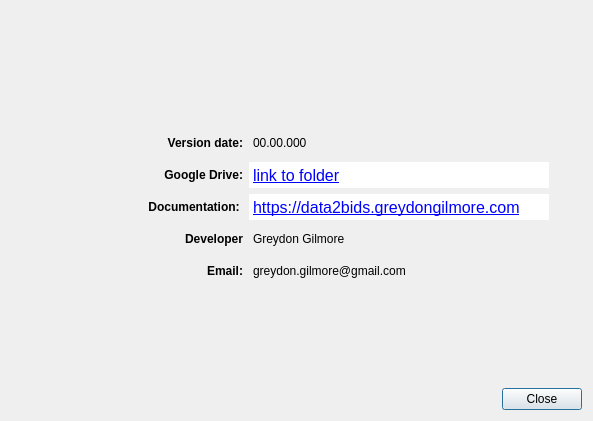
<?xml version="1.0" encoding="UTF-8"?>
<ui version="4.0">
 <class>Dialog</class>
 <widget class="QDialog" name="Dialog">
  <property name="geometry">
   <rect>
    <x>0</x>
    <y>0</y>
    <width>593</width>
    <height>421</height>
   </rect>
  </property>
  <property name="windowTitle">
   <string>Dialog</string>
  </property>
  <layout class="QGridLayout" name="gridLayout_2">
   <item row="3" column="0" alignment="Qt::AlignHCenter">
    <widget class="QWidget" name="widget" native="true">
     <layout class="QGridLayout" name="gridLayout">
      <item row="0" column="0">
       <widget class="QLabel" name="versionDate">
        <property name="sizePolicy">
         <sizepolicy hsizetype="MinimumExpanding" vsizetype="Preferred">
          <horstretch>0</horstretch>
          <verstretch>0</verstretch>
         </sizepolicy>
        </property>
        <property name="minimumSize">
         <size>
          <width>130</width>
          <height>26</height>
         </size>
        </property>
        <property name="maximumSize">
         <size>
          <width>16777215</width>
          <height>26</height>
         </size>
        </property>
        <property name="font">
         <font>
          <weight>75</weight>
          <bold>true</bold>
         </font>
        </property>
        <property name="styleSheet">
         <string notr="true"/>
        </property>
        <property name="text">
         <string>Version date:</string>
        </property>
        <property name="alignment">
         <set>Qt::AlignRight|Qt::AlignTrailing|Qt::AlignVCenter</set>
        </property>
       </widget>
      </item>
      <item row="0" column="1">
       <widget class="QLabel" name="versionDateEdit">
        <property name="sizePolicy">
         <sizepolicy hsizetype="MinimumExpanding" vsizetype="Preferred">
          <horstretch>0</horstretch>
          <verstretch>0</verstretch>
         </sizepolicy>
        </property>
        <property name="minimumSize">
         <size>
          <width>0</width>
          <height>26</height>
         </size>
        </property>
        <property name="maximumSize">
         <size>
          <width>16777215</width>
          <height>26</height>
         </size>
        </property>
        <property name="styleSheet">
         <string notr="true">margin-left:1px;</string>
        </property>
        <property name="text">
         <string>00.00.000</string>
        </property>
       </widget>
      </item>
      <item row="1" column="0">
       <widget class="QLabel" name="googleDrive">
        <property name="sizePolicy">
         <sizepolicy hsizetype="MinimumExpanding" vsizetype="Preferred">
          <horstretch>0</horstretch>
          <verstretch>0</verstretch>
         </sizepolicy>
        </property>
        <property name="minimumSize">
         <size>
          <width>130</width>
          <height>26</height>
         </size>
        </property>
        <property name="maximumSize">
         <size>
          <width>16777215</width>
          <height>26</height>
         </size>
        </property>
        <property name="font">
         <font>
          <weight>75</weight>
          <bold>true</bold>
         </font>
        </property>
        <property name="styleSheet">
         <string notr="true"/>
        </property>
        <property name="text">
         <string>Google Drive:</string>
        </property>
        <property name="alignment">
         <set>Qt::AlignRight|Qt::AlignTrailing|Qt::AlignVCenter</set>
        </property>
       </widget>
      </item>
      <item row="1" column="1">
       <widget class="QTextBrowser" name="googleDriveLink">
        <property name="sizePolicy">
         <sizepolicy hsizetype="MinimumExpanding" vsizetype="Fixed">
          <horstretch>0</horstretch>
          <verstretch>0</verstretch>
         </sizepolicy>
        </property>
        <property name="minimumSize">
         <size>
          <width>0</width>
          <height>26</height>
         </size>
        </property>
        <property name="maximumSize">
         <size>
          <width>16777215</width>
          <height>26</height>
         </size>
        </property>
        <property name="palette">
         <palette>
          <active>
           <colorrole role="WindowText">
            <brush brushstyle="SolidPattern">
             <color alpha="255">
              <red>0</red>
              <green>0</green>
              <blue>0</blue>
             </color>
            </brush>
           </colorrole>
           <colorrole role="Button">
            <brush brushstyle="SolidPattern">
             <color alpha="255">
              <red>239</red>
              <green>239</green>
              <blue>239</blue>
             </color>
            </brush>
           </colorrole>
           <colorrole role="Light">
            <brush brushstyle="SolidPattern">
             <color alpha="255">
              <red>255</red>
              <green>255</green>
              <blue>255</blue>
             </color>
            </brush>
           </colorrole>
           <colorrole role="Midlight">
            <brush brushstyle="SolidPattern">
             <color alpha="255">
              <red>247</red>
              <green>247</green>
              <blue>247</blue>
             </color>
            </brush>
           </colorrole>
           <colorrole role="Dark">
            <brush brushstyle="SolidPattern">
             <color alpha="255">
              <red>119</red>
              <green>119</green>
              <blue>119</blue>
             </color>
            </brush>
           </colorrole>
           <colorrole role="Mid">
            <brush brushstyle="SolidPattern">
             <color alpha="255">
              <red>159</red>
              <green>159</green>
              <blue>159</blue>
             </color>
            </brush>
           </colorrole>
           <colorrole role="Text">
            <brush brushstyle="SolidPattern">
             <color alpha="255">
              <red>0</red>
              <green>0</green>
              <blue>0</blue>
             </color>
            </brush>
           </colorrole>
           <colorrole role="BrightText">
            <brush brushstyle="SolidPattern">
             <color alpha="255">
              <red>255</red>
              <green>255</green>
              <blue>255</blue>
             </color>
            </brush>
           </colorrole>
           <colorrole role="ButtonText">
            <brush brushstyle="SolidPattern">
             <color alpha="255">
              <red>0</red>
              <green>0</green>
              <blue>0</blue>
             </color>
            </brush>
           </colorrole>
           <colorrole role="Base">
            <brush brushstyle="SolidPattern">
             <color alpha="255">
              <red>255</red>
              <green>255</green>
              <blue>255</blue>
             </color>
            </brush>
           </colorrole>
           <colorrole role="Window">
            <brush brushstyle="SolidPattern">
             <color alpha="255">
              <red>239</red>
              <green>239</green>
              <blue>239</blue>
             </color>
            </brush>
           </colorrole>
           <colorrole role="Shadow">
            <brush brushstyle="SolidPattern">
             <color alpha="255">
              <red>0</red>
              <green>0</green>
              <blue>0</blue>
             </color>
            </brush>
           </colorrole>
           <colorrole role="AlternateBase">
            <brush brushstyle="SolidPattern">
             <color alpha="255">
              <red>247</red>
              <green>247</green>
              <blue>247</blue>
             </color>
            </brush>
           </colorrole>
           <colorrole role="ToolTipBase">
            <brush brushstyle="SolidPattern">
             <color alpha="255">
              <red>255</red>
              <green>255</green>
              <blue>220</blue>
             </color>
            </brush>
           </colorrole>
           <colorrole role="ToolTipText">
            <brush brushstyle="SolidPattern">
             <color alpha="255">
              <red>0</red>
              <green>0</green>
              <blue>0</blue>
             </color>
            </brush>
           </colorrole>
           <colorrole role="PlaceholderText">
            <brush brushstyle="SolidPattern">
             <color alpha="128">
              <red>0</red>
              <green>0</green>
              <blue>0</blue>
             </color>
            </brush>
           </colorrole>
          </active>
          <inactive>
           <colorrole role="WindowText">
            <brush brushstyle="SolidPattern">
             <color alpha="255">
              <red>0</red>
              <green>0</green>
              <blue>0</blue>
             </color>
            </brush>
           </colorrole>
           <colorrole role="Button">
            <brush brushstyle="SolidPattern">
             <color alpha="255">
              <red>239</red>
              <green>239</green>
              <blue>239</blue>
             </color>
            </brush>
           </colorrole>
           <colorrole role="Light">
            <brush brushstyle="SolidPattern">
             <color alpha="255">
              <red>255</red>
              <green>255</green>
              <blue>255</blue>
             </color>
            </brush>
           </colorrole>
           <colorrole role="Midlight">
            <brush brushstyle="SolidPattern">
             <color alpha="255">
              <red>247</red>
              <green>247</green>
              <blue>247</blue>
             </color>
            </brush>
           </colorrole>
           <colorrole role="Dark">
            <brush brushstyle="SolidPattern">
             <color alpha="255">
              <red>119</red>
              <green>119</green>
              <blue>119</blue>
             </color>
            </brush>
           </colorrole>
           <colorrole role="Mid">
            <brush brushstyle="SolidPattern">
             <color alpha="255">
              <red>159</red>
              <green>159</green>
              <blue>159</blue>
             </color>
            </brush>
           </colorrole>
           <colorrole role="Text">
            <brush brushstyle="SolidPattern">
             <color alpha="255">
              <red>0</red>
              <green>0</green>
              <blue>0</blue>
             </color>
            </brush>
           </colorrole>
           <colorrole role="BrightText">
            <brush brushstyle="SolidPattern">
             <color alpha="255">
              <red>255</red>
              <green>255</green>
              <blue>255</blue>
             </color>
            </brush>
           </colorrole>
           <colorrole role="ButtonText">
            <brush brushstyle="SolidPattern">
             <color alpha="255">
              <red>0</red>
              <green>0</green>
              <blue>0</blue>
             </color>
            </brush>
           </colorrole>
           <colorrole role="Base">
            <brush brushstyle="SolidPattern">
             <color alpha="255">
              <red>255</red>
              <green>255</green>
              <blue>255</blue>
             </color>
            </brush>
           </colorrole>
           <colorrole role="Window">
            <brush brushstyle="SolidPattern">
             <color alpha="255">
              <red>239</red>
              <green>239</green>
              <blue>239</blue>
             </color>
            </brush>
           </colorrole>
           <colorrole role="Shadow">
            <brush brushstyle="SolidPattern">
             <color alpha="255">
              <red>0</red>
              <green>0</green>
              <blue>0</blue>
             </color>
            </brush>
           </colorrole>
           <colorrole role="AlternateBase">
            <brush brushstyle="SolidPattern">
             <color alpha="255">
              <red>247</red>
              <green>247</green>
              <blue>247</blue>
             </color>
            </brush>
           </colorrole>
           <colorrole role="ToolTipBase">
            <brush brushstyle="SolidPattern">
             <color alpha="255">
              <red>255</red>
              <green>255</green>
              <blue>220</blue>
             </color>
            </brush>
           </colorrole>
           <colorrole role="ToolTipText">
            <brush brushstyle="SolidPattern">
             <color alpha="255">
              <red>0</red>
              <green>0</green>
              <blue>0</blue>
             </color>
            </brush>
           </colorrole>
           <colorrole role="PlaceholderText">
            <brush brushstyle="SolidPattern">
             <color alpha="128">
              <red>0</red>
              <green>0</green>
              <blue>0</blue>
             </color>
            </brush>
           </colorrole>
          </inactive>
          <disabled>
           <colorrole role="WindowText">
            <brush brushstyle="SolidPattern">
             <color alpha="255">
              <red>119</red>
              <green>119</green>
              <blue>119</blue>
             </color>
            </brush>
           </colorrole>
           <colorrole role="Button">
            <brush brushstyle="SolidPattern">
             <color alpha="255">
              <red>239</red>
              <green>239</green>
              <blue>239</blue>
             </color>
            </brush>
           </colorrole>
           <colorrole role="Light">
            <brush brushstyle="SolidPattern">
             <color alpha="255">
              <red>255</red>
              <green>255</green>
              <blue>255</blue>
             </color>
            </brush>
           </colorrole>
           <colorrole role="Midlight">
            <brush brushstyle="SolidPattern">
             <color alpha="255">
              <red>247</red>
              <green>247</green>
              <blue>247</blue>
             </color>
            </brush>
           </colorrole>
           <colorrole role="Dark">
            <brush brushstyle="SolidPattern">
             <color alpha="255">
              <red>119</red>
              <green>119</green>
              <blue>119</blue>
             </color>
            </brush>
           </colorrole>
           <colorrole role="Mid">
            <brush brushstyle="SolidPattern">
             <color alpha="255">
              <red>159</red>
              <green>159</green>
              <blue>159</blue>
             </color>
            </brush>
           </colorrole>
           <colorrole role="Text">
            <brush brushstyle="SolidPattern">
             <color alpha="255">
              <red>119</red>
              <green>119</green>
              <blue>119</blue>
             </color>
            </brush>
           </colorrole>
           <colorrole role="BrightText">
            <brush brushstyle="SolidPattern">
             <color alpha="255">
              <red>255</red>
              <green>255</green>
              <blue>255</blue>
             </color>
            </brush>
           </colorrole>
           <colorrole role="ButtonText">
            <brush brushstyle="SolidPattern">
             <color alpha="255">
              <red>119</red>
              <green>119</green>
              <blue>119</blue>
             </color>
            </brush>
           </colorrole>
           <colorrole role="Base">
            <brush brushstyle="SolidPattern">
             <color alpha="255">
              <red>239</red>
              <green>239</green>
              <blue>239</blue>
             </color>
            </brush>
           </colorrole>
           <colorrole role="Window">
            <brush brushstyle="SolidPattern">
             <color alpha="255">
              <red>239</red>
              <green>239</green>
              <blue>239</blue>
             </color>
            </brush>
           </colorrole>
           <colorrole role="Shadow">
            <brush brushstyle="SolidPattern">
             <color alpha="255">
              <red>0</red>
              <green>0</green>
              <blue>0</blue>
             </color>
            </brush>
           </colorrole>
           <colorrole role="AlternateBase">
            <brush brushstyle="SolidPattern">
             <color alpha="255">
              <red>239</red>
              <green>239</green>
              <blue>239</blue>
             </color>
            </brush>
           </colorrole>
           <colorrole role="ToolTipBase">
            <brush brushstyle="SolidPattern">
             <color alpha="255">
              <red>255</red>
              <green>255</green>
              <blue>220</blue>
             </color>
            </brush>
           </colorrole>
           <colorrole role="ToolTipText">
            <brush brushstyle="SolidPattern">
             <color alpha="255">
              <red>0</red>
              <green>0</green>
              <blue>0</blue>
             </color>
            </brush>
           </colorrole>
           <colorrole role="PlaceholderText">
            <brush brushstyle="SolidPattern">
             <color alpha="128">
              <red>0</red>
              <green>0</green>
              <blue>0</blue>
             </color>
            </brush>
           </colorrole>
          </disabled>
         </palette>
        </property>
        <property name="autoFillBackground">
         <bool>false</bool>
        </property>
        <property name="styleSheet">
         <string notr="true"/>
        </property>
        <property name="frameShape">
         <enum>QFrame::NoFrame</enum>
        </property>
        <property name="frameShadow">
         <enum>QFrame::Plain</enum>
        </property>
        <property name="lineWidth">
         <number>0</number>
        </property>
        <property name="verticalScrollBarPolicy">
         <enum>Qt::ScrollBarAlwaysOff</enum>
        </property>
        <property name="horizontalScrollBarPolicy">
         <enum>Qt::ScrollBarAlwaysOff</enum>
        </property>
        <property name="lineWrapMode">
         <enum>QTextEdit::NoWrap</enum>
        </property>
        <property name="markdown">
         <string>
[link to folder](https://drive.google.com/drive/folders/1op8Gv6sVWosIL7QQyXsUvNNjR5XXXj0j?usp=sharing)

</string>
        </property>
        <property name="html">
         <string>&lt;!DOCTYPE HTML PUBLIC &quot;-//W3C//DTD HTML 4.0//EN&quot; &quot;http://www.w3.org/TR/REC-html40/strict.dtd&quot;&gt;
&lt;html&gt;&lt;head&gt;&lt;meta name=&quot;qrichtext&quot; content=&quot;1&quot; /&gt;&lt;style type=&quot;text/css&quot;&gt;
p, li { white-space: pre-wrap; }
&lt;/style&gt;&lt;/head&gt;&lt;body style=&quot; font-family:'Arial'; font-size:12pt; font-weight:400; font-style:normal;&quot;&gt;
&lt;p style=&quot; margin-top:0px; margin-bottom:0px; margin-left:0px; margin-right:0px; -qt-block-indent:0; text-indent:0px;&quot;&gt;&lt;a href=&quot;https://drive.google.com/drive/folders/1op8Gv6sVWosIL7QQyXsUvNNjR5XXXj0j?usp=sharing&quot;&gt;&lt;span style=&quot; text-decoration: underline; color:#0000ff;&quot;&gt;link to folder&lt;/span&gt;&lt;/a&gt;&lt;/p&gt;&lt;/body&gt;&lt;/html&gt;</string>
        </property>
        <property name="placeholderText">
         <string/>
        </property>
        <property name="openExternalLinks">
         <bool>true</bool>
        </property>
       </widget>
      </item>
      <item row="2" column="0">
       <widget class="QLabel" name="documentation">
        <property name="sizePolicy">
         <sizepolicy hsizetype="MinimumExpanding" vsizetype="Preferred">
          <horstretch>0</horstretch>
          <verstretch>0</verstretch>
         </sizepolicy>
        </property>
        <property name="minimumSize">
         <size>
          <width>200</width>
          <height>26</height>
         </size>
        </property>
        <property name="maximumSize">
         <size>
          <width>16777215</width>
          <height>26</height>
         </size>
        </property>
        <property name="font">
         <font>
          <weight>75</weight>
          <bold>true</bold>
         </font>
        </property>
        <property name="text">
         <string>Documentation: </string>
        </property>
        <property name="alignment">
         <set>Qt::AlignRight|Qt::AlignTrailing|Qt::AlignVCenter</set>
        </property>
       </widget>
      </item>
      <item row="2" column="1">
       <widget class="QTextBrowser" name="documentationLink">
        <property name="sizePolicy">
         <sizepolicy hsizetype="MinimumExpanding" vsizetype="Fixed">
          <horstretch>0</horstretch>
          <verstretch>0</verstretch>
         </sizepolicy>
        </property>
        <property name="minimumSize">
         <size>
          <width>300</width>
          <height>26</height>
         </size>
        </property>
        <property name="maximumSize">
         <size>
          <width>16777215</width>
          <height>26</height>
         </size>
        </property>
        <property name="palette">
         <palette>
          <active>
           <colorrole role="WindowText">
            <brush brushstyle="SolidPattern">
             <color alpha="255">
              <red>0</red>
              <green>0</green>
              <blue>0</blue>
             </color>
            </brush>
           </colorrole>
           <colorrole role="Button">
            <brush brushstyle="SolidPattern">
             <color alpha="255">
              <red>239</red>
              <green>239</green>
              <blue>239</blue>
             </color>
            </brush>
           </colorrole>
           <colorrole role="Light">
            <brush brushstyle="SolidPattern">
             <color alpha="255">
              <red>255</red>
              <green>255</green>
              <blue>255</blue>
             </color>
            </brush>
           </colorrole>
           <colorrole role="Midlight">
            <brush brushstyle="SolidPattern">
             <color alpha="255">
              <red>247</red>
              <green>247</green>
              <blue>247</blue>
             </color>
            </brush>
           </colorrole>
           <colorrole role="Dark">
            <brush brushstyle="SolidPattern">
             <color alpha="255">
              <red>119</red>
              <green>119</green>
              <blue>119</blue>
             </color>
            </brush>
           </colorrole>
           <colorrole role="Mid">
            <brush brushstyle="SolidPattern">
             <color alpha="255">
              <red>159</red>
              <green>159</green>
              <blue>159</blue>
             </color>
            </brush>
           </colorrole>
           <colorrole role="Text">
            <brush brushstyle="SolidPattern">
             <color alpha="255">
              <red>0</red>
              <green>0</green>
              <blue>0</blue>
             </color>
            </brush>
           </colorrole>
           <colorrole role="BrightText">
            <brush brushstyle="SolidPattern">
             <color alpha="255">
              <red>255</red>
              <green>255</green>
              <blue>255</blue>
             </color>
            </brush>
           </colorrole>
           <colorrole role="ButtonText">
            <brush brushstyle="SolidPattern">
             <color alpha="255">
              <red>0</red>
              <green>0</green>
              <blue>0</blue>
             </color>
            </brush>
           </colorrole>
           <colorrole role="Base">
            <brush brushstyle="SolidPattern">
             <color alpha="255">
              <red>255</red>
              <green>255</green>
              <blue>255</blue>
             </color>
            </brush>
           </colorrole>
           <colorrole role="Window">
            <brush brushstyle="SolidPattern">
             <color alpha="255">
              <red>239</red>
              <green>239</green>
              <blue>239</blue>
             </color>
            </brush>
           </colorrole>
           <colorrole role="Shadow">
            <brush brushstyle="SolidPattern">
             <color alpha="255">
              <red>0</red>
              <green>0</green>
              <blue>0</blue>
             </color>
            </brush>
           </colorrole>
           <colorrole role="AlternateBase">
            <brush brushstyle="SolidPattern">
             <color alpha="255">
              <red>247</red>
              <green>247</green>
              <blue>247</blue>
             </color>
            </brush>
           </colorrole>
           <colorrole role="ToolTipBase">
            <brush brushstyle="SolidPattern">
             <color alpha="255">
              <red>255</red>
              <green>255</green>
              <blue>220</blue>
             </color>
            </brush>
           </colorrole>
           <colorrole role="ToolTipText">
            <brush brushstyle="SolidPattern">
             <color alpha="255">
              <red>0</red>
              <green>0</green>
              <blue>0</blue>
             </color>
            </brush>
           </colorrole>
           <colorrole role="PlaceholderText">
            <brush brushstyle="SolidPattern">
             <color alpha="128">
              <red>0</red>
              <green>0</green>
              <blue>0</blue>
             </color>
            </brush>
           </colorrole>
          </active>
          <inactive>
           <colorrole role="WindowText">
            <brush brushstyle="SolidPattern">
             <color alpha="255">
              <red>0</red>
              <green>0</green>
              <blue>0</blue>
             </color>
            </brush>
           </colorrole>
           <colorrole role="Button">
            <brush brushstyle="SolidPattern">
             <color alpha="255">
              <red>239</red>
              <green>239</green>
              <blue>239</blue>
             </color>
            </brush>
           </colorrole>
           <colorrole role="Light">
            <brush brushstyle="SolidPattern">
             <color alpha="255">
              <red>255</red>
              <green>255</green>
              <blue>255</blue>
             </color>
            </brush>
           </colorrole>
           <colorrole role="Midlight">
            <brush brushstyle="SolidPattern">
             <color alpha="255">
              <red>247</red>
              <green>247</green>
              <blue>247</blue>
             </color>
            </brush>
           </colorrole>
           <colorrole role="Dark">
            <brush brushstyle="SolidPattern">
             <color alpha="255">
              <red>119</red>
              <green>119</green>
              <blue>119</blue>
             </color>
            </brush>
           </colorrole>
           <colorrole role="Mid">
            <brush brushstyle="SolidPattern">
             <color alpha="255">
              <red>159</red>
              <green>159</green>
              <blue>159</blue>
             </color>
            </brush>
           </colorrole>
           <colorrole role="Text">
            <brush brushstyle="SolidPattern">
             <color alpha="255">
              <red>0</red>
              <green>0</green>
              <blue>0</blue>
             </color>
            </brush>
           </colorrole>
           <colorrole role="BrightText">
            <brush brushstyle="SolidPattern">
             <color alpha="255">
              <red>255</red>
              <green>255</green>
              <blue>255</blue>
             </color>
            </brush>
           </colorrole>
           <colorrole role="ButtonText">
            <brush brushstyle="SolidPattern">
             <color alpha="255">
              <red>0</red>
              <green>0</green>
              <blue>0</blue>
             </color>
            </brush>
           </colorrole>
           <colorrole role="Base">
            <brush brushstyle="SolidPattern">
             <color alpha="255">
              <red>255</red>
              <green>255</green>
              <blue>255</blue>
             </color>
            </brush>
           </colorrole>
           <colorrole role="Window">
            <brush brushstyle="SolidPattern">
             <color alpha="255">
              <red>239</red>
              <green>239</green>
              <blue>239</blue>
             </color>
            </brush>
           </colorrole>
           <colorrole role="Shadow">
            <brush brushstyle="SolidPattern">
             <color alpha="255">
              <red>0</red>
              <green>0</green>
              <blue>0</blue>
             </color>
            </brush>
           </colorrole>
           <colorrole role="AlternateBase">
            <brush brushstyle="SolidPattern">
             <color alpha="255">
              <red>247</red>
              <green>247</green>
              <blue>247</blue>
             </color>
            </brush>
           </colorrole>
           <colorrole role="ToolTipBase">
            <brush brushstyle="SolidPattern">
             <color alpha="255">
              <red>255</red>
              <green>255</green>
              <blue>220</blue>
             </color>
            </brush>
           </colorrole>
           <colorrole role="ToolTipText">
            <brush brushstyle="SolidPattern">
             <color alpha="255">
              <red>0</red>
              <green>0</green>
              <blue>0</blue>
             </color>
            </brush>
           </colorrole>
           <colorrole role="PlaceholderText">
            <brush brushstyle="SolidPattern">
             <color alpha="128">
              <red>0</red>
              <green>0</green>
              <blue>0</blue>
             </color>
            </brush>
           </colorrole>
          </inactive>
          <disabled>
           <colorrole role="WindowText">
            <brush brushstyle="SolidPattern">
             <color alpha="255">
              <red>119</red>
              <green>119</green>
              <blue>119</blue>
             </color>
            </brush>
           </colorrole>
           <colorrole role="Button">
            <brush brushstyle="SolidPattern">
             <color alpha="255">
              <red>239</red>
              <green>239</green>
              <blue>239</blue>
             </color>
            </brush>
           </colorrole>
           <colorrole role="Light">
            <brush brushstyle="SolidPattern">
             <color alpha="255">
              <red>255</red>
              <green>255</green>
              <blue>255</blue>
             </color>
            </brush>
           </colorrole>
           <colorrole role="Midlight">
            <brush brushstyle="SolidPattern">
             <color alpha="255">
              <red>247</red>
              <green>247</green>
              <blue>247</blue>
             </color>
            </brush>
           </colorrole>
           <colorrole role="Dark">
            <brush brushstyle="SolidPattern">
             <color alpha="255">
              <red>119</red>
              <green>119</green>
              <blue>119</blue>
             </color>
            </brush>
           </colorrole>
           <colorrole role="Mid">
            <brush brushstyle="SolidPattern">
             <color alpha="255">
              <red>159</red>
              <green>159</green>
              <blue>159</blue>
             </color>
            </brush>
           </colorrole>
           <colorrole role="Text">
            <brush brushstyle="SolidPattern">
             <color alpha="255">
              <red>119</red>
              <green>119</green>
              <blue>119</blue>
             </color>
            </brush>
           </colorrole>
           <colorrole role="BrightText">
            <brush brushstyle="SolidPattern">
             <color alpha="255">
              <red>255</red>
              <green>255</green>
              <blue>255</blue>
             </color>
            </brush>
           </colorrole>
           <colorrole role="ButtonText">
            <brush brushstyle="SolidPattern">
             <color alpha="255">
              <red>119</red>
              <green>119</green>
              <blue>119</blue>
             </color>
            </brush>
           </colorrole>
           <colorrole role="Base">
            <brush brushstyle="SolidPattern">
             <color alpha="255">
              <red>239</red>
              <green>239</green>
              <blue>239</blue>
             </color>
            </brush>
           </colorrole>
           <colorrole role="Window">
            <brush brushstyle="SolidPattern">
             <color alpha="255">
              <red>239</red>
              <green>239</green>
              <blue>239</blue>
             </color>
            </brush>
           </colorrole>
           <colorrole role="Shadow">
            <brush brushstyle="SolidPattern">
             <color alpha="255">
              <red>0</red>
              <green>0</green>
              <blue>0</blue>
             </color>
            </brush>
           </colorrole>
           <colorrole role="AlternateBase">
            <brush brushstyle="SolidPattern">
             <color alpha="255">
              <red>239</red>
              <green>239</green>
              <blue>239</blue>
             </color>
            </brush>
           </colorrole>
           <colorrole role="ToolTipBase">
            <brush brushstyle="SolidPattern">
             <color alpha="255">
              <red>255</red>
              <green>255</green>
              <blue>220</blue>
             </color>
            </brush>
           </colorrole>
           <colorrole role="ToolTipText">
            <brush brushstyle="SolidPattern">
             <color alpha="255">
              <red>0</red>
              <green>0</green>
              <blue>0</blue>
             </color>
            </brush>
           </colorrole>
           <colorrole role="PlaceholderText">
            <brush brushstyle="SolidPattern">
             <color alpha="128">
              <red>0</red>
              <green>0</green>
              <blue>0</blue>
             </color>
            </brush>
           </colorrole>
          </disabled>
         </palette>
        </property>
        <property name="autoFillBackground">
         <bool>false</bool>
        </property>
        <property name="frameShape">
         <enum>QFrame::NoFrame</enum>
        </property>
        <property name="frameShadow">
         <enum>QFrame::Plain</enum>
        </property>
        <property name="lineWidth">
         <number>0</number>
        </property>
        <property name="verticalScrollBarPolicy">
         <enum>Qt::ScrollBarAlwaysOff</enum>
        </property>
        <property name="horizontalScrollBarPolicy">
         <enum>Qt::ScrollBarAlwaysOff</enum>
        </property>
        <property name="lineWrapMode">
         <enum>QTextEdit::NoWrap</enum>
        </property>
        <property name="markdown">
         <string>[https://data2bids.greydongilmore.com](https://data2bids.greydongilmore.com)

</string>
        </property>
        <property name="html">
         <string>&lt;!DOCTYPE HTML PUBLIC &quot;-//W3C//DTD HTML 4.0//EN&quot; &quot;http://www.w3.org/TR/REC-html40/strict.dtd&quot;&gt;
&lt;html&gt;&lt;head&gt;&lt;meta name=&quot;qrichtext&quot; content=&quot;1&quot; /&gt;&lt;style type=&quot;text/css&quot;&gt;
p, li { white-space: pre-wrap; }
&lt;/style&gt;&lt;/head&gt;&lt;body style=&quot; font-family:'Arial'; font-size:12pt; font-weight:400; font-style:normal;&quot;&gt;
&lt;p style=&quot; margin-top:8px; margin-bottom:8px; margin-left:0px; margin-right:0px; -qt-block-indent:0; text-indent:0px;&quot;&gt;&lt;a href=&quot;https://data2bids.greydongilmore.com&quot;&gt;&lt;span style=&quot; text-decoration: underline; color:#0000ff;&quot;&gt;https://data2bids.greydongilmore.com&lt;/span&gt;&lt;/a&gt;&lt;/p&gt;&lt;/body&gt;&lt;/html&gt;</string>
        </property>
        <property name="placeholderText">
         <string/>
        </property>
        <property name="openExternalLinks">
         <bool>true</bool>
        </property>
       </widget>
      </item>
      <item row="3" column="0">
       <widget class="QLabel" name="versionDate_2">
        <property name="sizePolicy">
         <sizepolicy hsizetype="MinimumExpanding" vsizetype="Preferred">
          <horstretch>0</horstretch>
          <verstretch>0</verstretch>
         </sizepolicy>
        </property>
        <property name="minimumSize">
         <size>
          <width>130</width>
          <height>26</height>
         </size>
        </property>
        <property name="maximumSize">
         <size>
          <width>16777215</width>
          <height>26</height>
         </size>
        </property>
        <property name="font">
         <font>
          <weight>75</weight>
          <bold>true</bold>
         </font>
        </property>
        <property name="text">
         <string>Developer</string>
        </property>
        <property name="alignment">
         <set>Qt::AlignRight|Qt::AlignTrailing|Qt::AlignVCenter</set>
        </property>
       </widget>
      </item>
      <item row="3" column="1">
       <widget class="QLabel" name="versionDateEdit_2">
        <property name="sizePolicy">
         <sizepolicy hsizetype="MinimumExpanding" vsizetype="Preferred">
          <horstretch>0</horstretch>
          <verstretch>0</verstretch>
         </sizepolicy>
        </property>
        <property name="minimumSize">
         <size>
          <width>0</width>
          <height>26</height>
         </size>
        </property>
        <property name="maximumSize">
         <size>
          <width>16777215</width>
          <height>26</height>
         </size>
        </property>
        <property name="styleSheet">
         <string notr="true">margin-left:1px;</string>
        </property>
        <property name="text">
         <string>Greydon Gilmore</string>
        </property>
        <property name="textInteractionFlags">
         <set>Qt::LinksAccessibleByMouse|Qt::TextSelectableByMouse</set>
        </property>
       </widget>
      </item>
      <item row="4" column="0">
       <widget class="QLabel" name="versionDate_3">
        <property name="sizePolicy">
         <sizepolicy hsizetype="MinimumExpanding" vsizetype="Preferred">
          <horstretch>0</horstretch>
          <verstretch>0</verstretch>
         </sizepolicy>
        </property>
        <property name="minimumSize">
         <size>
          <width>130</width>
          <height>26</height>
         </size>
        </property>
        <property name="maximumSize">
         <size>
          <width>16777215</width>
          <height>26</height>
         </size>
        </property>
        <property name="font">
         <font>
          <weight>75</weight>
          <bold>true</bold>
         </font>
        </property>
        <property name="text">
         <string>Email:</string>
        </property>
        <property name="alignment">
         <set>Qt::AlignRight|Qt::AlignTrailing|Qt::AlignVCenter</set>
        </property>
       </widget>
      </item>
      <item row="4" column="1">
       <widget class="QLabel" name="versionDateEdit_3">
        <property name="sizePolicy">
         <sizepolicy hsizetype="MinimumExpanding" vsizetype="Preferred">
          <horstretch>0</horstretch>
          <verstretch>0</verstretch>
         </sizepolicy>
        </property>
        <property name="minimumSize">
         <size>
          <width>0</width>
          <height>26</height>
         </size>
        </property>
        <property name="maximumSize">
         <size>
          <width>16777215</width>
          <height>26</height>
         </size>
        </property>
        <property name="styleSheet">
         <string notr="true">margin-left:1px;</string>
        </property>
        <property name="text">
         <string>greydon.gilmore@gmail.com</string>
        </property>
        <property name="textInteractionFlags">
         <set>Qt::LinksAccessibleByMouse|Qt::TextSelectableByMouse</set>
        </property>
       </widget>
      </item>
     </layout>
    </widget>
   </item>
   <item row="4" column="0">
    <spacer name="verticalSpacer">
     <property name="orientation">
      <enum>Qt::Vertical</enum>
     </property>
     <property name="sizeType">
      <enum>QSizePolicy::MinimumExpanding</enum>
     </property>
     <property name="sizeHint" stdset="0">
      <size>
       <width>20</width>
       <height>20</height>
      </size>
     </property>
    </spacer>
   </item>
   <item row="0" column="0" alignment="Qt::AlignHCenter">
    <widget class="QLabel" name="softwareIcon">
     <property name="sizePolicy">
      <sizepolicy hsizetype="Fixed" vsizetype="Fixed">
       <horstretch>0</horstretch>
       <verstretch>0</verstretch>
      </sizepolicy>
     </property>
     <property name="maximumSize">
      <size>
       <width>420</width>
       <height>140</height>
      </size>
     </property>
     <property name="text">
      <string/>
     </property>
     <property name="pixmap">
      <pixmap>../static/edf2bids_full_icon.svg</pixmap>
     </property>
     <property name="scaledContents">
      <bool>true</bool>
     </property>
     <property name="alignment">
      <set>Qt::AlignLeading|Qt::AlignLeft|Qt::AlignVCenter</set>
     </property>
    </widget>
   </item>
   <item row="1" column="0">
    <spacer name="verticalSpacer_2">
     <property name="orientation">
      <enum>Qt::Vertical</enum>
     </property>
     <property name="sizeType">
      <enum>QSizePolicy::MinimumExpanding</enum>
     </property>
     <property name="sizeHint" stdset="0">
      <size>
       <width>20</width>
       <height>20</height>
      </size>
     </property>
    </spacer>
   </item>
   <item row="5" column="0" alignment="Qt::AlignRight">
    <widget class="QPushButton" name="closeAboutWindowButton">
     <property name="sizePolicy">
      <sizepolicy hsizetype="Fixed" vsizetype="Fixed">
       <horstretch>0</horstretch>
       <verstretch>0</verstretch>
      </sizepolicy>
     </property>
     <property name="text">
      <string>Close</string>
     </property>
    </widget>
   </item>
  </layout>
 </widget>
 <resources/>
 <connections/>
</ui>
